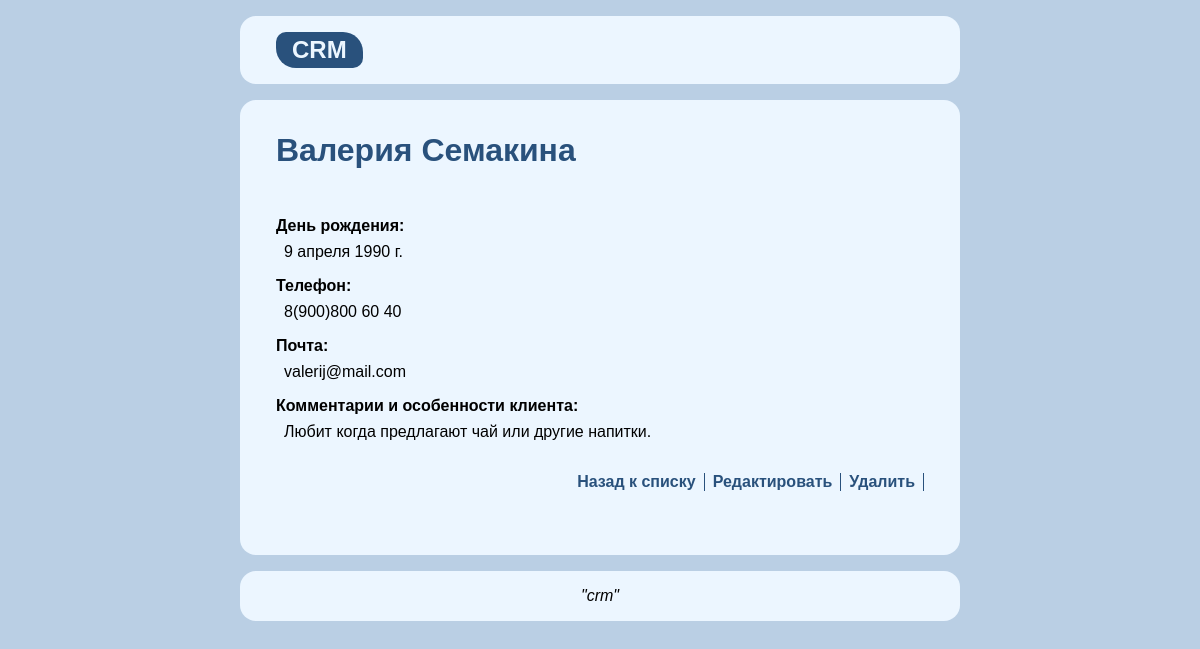
/list-clients/3/, run on the app's committed database.
### crm_app/models.py (models this page shows)
class Client(models.Model):
    first_name = models.CharField(max_length = 50, verbose_name='Имя')
    last_name = models.CharField(max_length = 100, verbose_name='Фамилия')
    birthday = models.DateField(verbose_name='День рождения')
    phone = models.CharField(max_length = 15, verbose_name='Телефон')
    email = models.EmailField(blank=True, verbose_name='Почта')
    comments = models.TextField(blank=True, verbose_name='Комментарии')

### crm_app/views.py (the view)
# urls.py: path('list-clients/<int:id>/', views.client_detail, name='client-detail'),
def client_detail(request, id):
    client = Client.objects.get(id=id)
    context = {'client':client}
    return render(request,'object_detail.html', context)

### crm_app/templates/object_detail.html (shortened to what this page needs)
{% extends 'main.html' %}
{% block h1 %}{{client.first_name}} {{client.last_name}}{% endblock h1 %}
{% block content %}
    <dl class="dl-inline">
        <dt class="dt-dotted">День рождения:</dt>
        <dd>{{client.birthday}}</dd>
    </dl>
    <dl class="dl-inline">
        <dt class="dt-dotted">Телефон:</dt>
        <dd>{{client.phone}}</dd>
    </dl>
    <dl class="dl-inline">
        <dt class="dt-dotted">Почта:</dt>
        <dd>{{client.email}}</dd>
    </dl>
    <dl class="dl-inline">
        <dt class="dt-dotted">Комментарии и особенности клиента:</dt>
        <dd>{{client.comments}}</dd>
    </dl>
{% endblock content %}
{% block content_bottom %}
    <a href='{% url "list-clients"%}'>Назад к списку</a>
    <a href='{% url "edit-client" client.id %}'>Редактировать</a>
    <a href='{% url "delete-client" client.id %}'>Удалить</a>
{% endblock content_bottom %}

### crm_app/static/css/style.css (style rules this page uses)
* { margin: 0; padding: 0; }
body { font-family: sans-serif; background-color: #bacfe4; }
a { text-decoration: none; color: #29517c; font-weight: 700; }
.content-bottom a { margin-left: 8px; padding-right: 8px; border-right: solid 1px #29517c; }
dl { margin-bottom: 16px; }
dt { margin-bottom: 8px; font-weight: 700; }
dd { padding-left: 8px; }

### data on the page
Client: first_name "Валерия", last_name "Семакина", birthday "9 апреля 1990 г.", phone "8(900)800 60 40", email "valerij@mail.com", comments "Любит когда предлагают чай или другие напитки."
